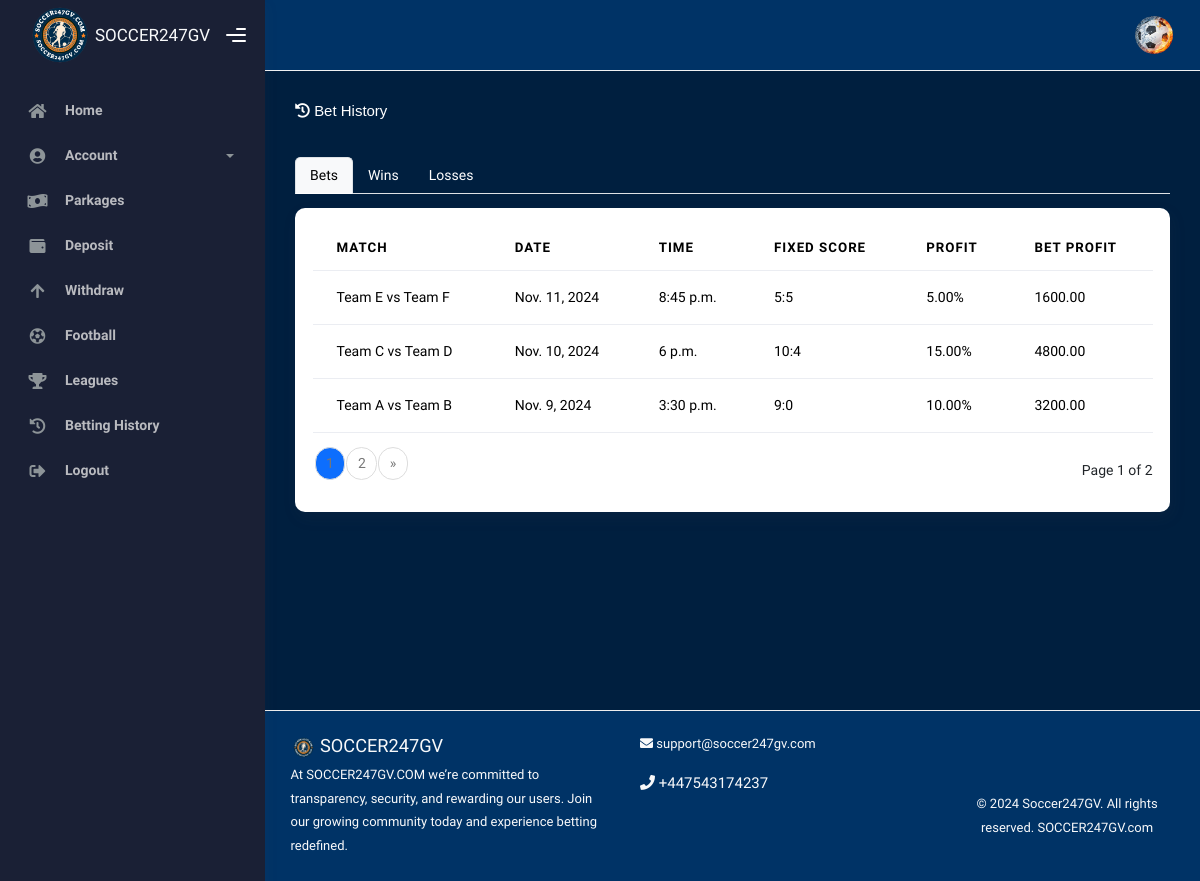
Before: /bet_history/ (signed in) with the older database file.
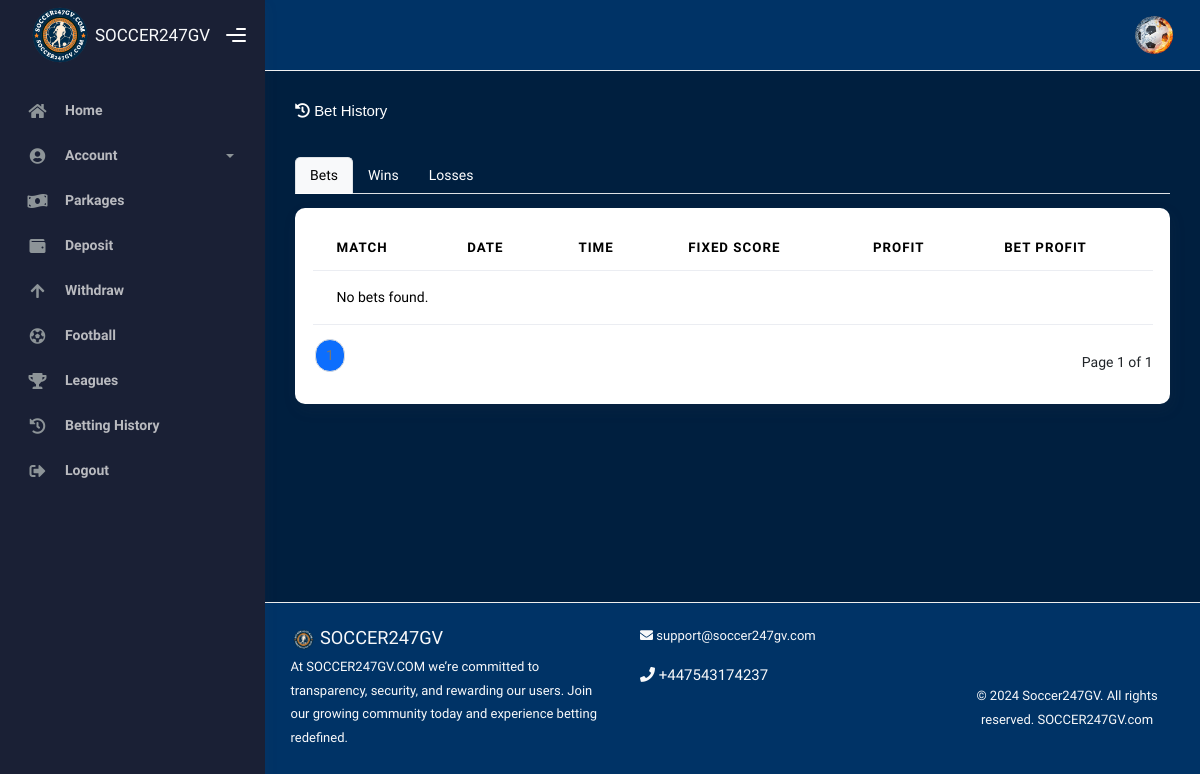
After: the same page with the newer database file.
### accounts/models.py (models this page shows, shortened)
class BetHistory(models.Model):
    user = models.ForeignKey(settings.AUTH_USER_MODEL, on_delete=models.CASCADE)  # Use the custom user model
    match = models.CharField(max_length=255)
    date = models.DateField()  # The date of the match
    time = models.TimeField()  # The time of the match
    fixed_score = models.CharField(max_length=10)  # e.g., "2 - 0"
    profit_percentage = models.DecimalField(max_digits=5, decimal_places=2)  # e.g., 5.00
    bet_amount = models.DecimalField(max_digits=10, decimal_places=2)  # e.g., 100.00
    placed_at = models.DateTimeField(auto_now_add=True)  # Automatically set the date/time when the bet is placed

### Soccer_app/views.py (the view)
# urls.py: path('bet_history/',views.beting_history,name="bet_history"),
def beting_history(request):
    tab = request.GET.get('tab', 'bets')  # Default to 'bets' if no tab is specified
    bets = BetHistory.objects.filter(user=request.user).order_by('-date')
    wins = bets.filter(profit_percentage__gt=0).order_by('-date')
    losses = bets.filter(profit_percentage__lte=0).order_by('-date')
    bets_paginator = Paginator(bets, 3)
    wins_paginator = Paginator(wins, 3)
    losses_paginator = Paginator(losses, 3)
    page_number = request.GET.get('page', 1)
    if tab == 'wins':
        page = wins_paginator.get_page(page_number)
    elif tab == 'losses':
        page = losses_paginator.get_page(page_number)
    else:
        page = bets_paginator.get_page(page_number)
    context = {
        'bets': bets_paginator.get_page(page_number),
        'wins': wins_paginator.get_page(page_number),
        'losses': losses_paginator.get_page(page_number),
        'current_tab': tab,  # Pass the current tab to the context
        'page': page,        # Pass the current page data
    }
    return render(request, 'home/beting_history.html', context)

### Soccer_app/templates/home/beting_history.html (shortened to what this page needs)
{% extends 'core/base/base.html' %}
{% load static %}
{% block contents %}
  <div class="page-inner mb-5 pb-5">
    <div class="d-flex align-items-left align-items-md-center flex-column flex-md-row pt-2 pb-4">
      <div>
        <h6 style="font-family: Verdana, Geneva, Tahoma, sans-serif; color: white;" class="mb-3"><i class="fas fa-history"></i> Bet History</h6>
      </div>
    </div>
    <div class="container-fluid mb-5 pb-5 p-0">
      <ul class="nav nav-tabs" id="matchTabs" role="tablist">
        <li class="nav-item" role="presentation">
          <a class="nav-link active" id="bets-tab" data-bs-toggle="tab" href="#bets" role="tab" aria-controls="bets" aria-selected="true">Bets</a>
        </li>
        <li class="nav-item" role="presentation">
          <a class="nav-link" id="wins-tab" data-bs-toggle="tab" href="#wins" role="tab" aria-controls="wins" aria-selected="false">Wins</a>
        </li>
        <li class="nav-item" role="presentation">
          <a class="nav-link" id="losses-tab" data-bs-toggle="tab" href="#losses" role="tab" aria-controls="losses" aria-selected="false">Losses</a>
        </li>
      </ul>
      <div class="tab-content mt-3" id="matchTabsContent">
        <div class="tab-pane fade show active" id="bets" role="tabpanel" aria-labelledby="bets-tab">
          <div class="card">
            <div class="card-body">
              <div class="table-responsive">
                <table class="table table-hover" style="background-color: white;">
                  <thead>
                    <tr>
                      <th>Match</th>
                      <th>Date</th>
                      <th>Time</th>
                      <th>Fixed Score</th>
                      <th>Profit</th>
                      <th>Bet Profit</th>
                    </tr>
                  </thead>
                  <tbody>
                    {% for bet in bets %}
                      <tr>
                        <td>{{ bet.match }}</td>
                        <td>{{ bet.date }}</td>
                        <td>{{ bet.time }}</td>
                        <td>{{ bet.fixed_score }}</td>
                        <td>{{ bet.profit_percentage }}%</td>
                        <td>{{ bet.bet_amount }}</td>
                      </tr>
                    {% empty %}
                      <tr>
                        <td colspan="6">No bets found.</td>
                      </tr>
                    {% endfor %}
                  </tbody>
                </table>
                <div class="d-flex justify-content-between align-items-center mt-3">
                  <nav aria-label="Page navigation">
                    <ul class="pagination">
                      {% for num in bets.paginator.page_range %}
                        {% if bets.number == num %}
                          <li class="page-item active" aria-current="page">
                            <span class="page-link">{{ num }}</span>
                          </li>
                        {% else %}
                          <li class="page-item">
                            <a class="page-link" href="?tab=bets&page={{ num }}">{{ num }}</a>
                          </li>
                        {% endif %}
                      {% endfor %}
                      {% if bets.has_next %}
                        <li class="page-item">
                          <a class="page-link" href="?tab=bets&page={{ bets.next_page_number }}" aria-label="Next"><span aria-hidden="true">&raquo;</span></a>
                        </li>
                      {% endif %}
                    </ul>
                  </nav>
                  <span>Page {{ bets.number }} of {{ bets.paginator.num_pages }}</span>
                </div>
              </div>
            </div>
          </div>
        </div>
      </div>
    </div>
  </div>
{% endblock %}

Changed rows visible on the page:
removed BetHistory: match "Team E vs Team F", date "Nov. 11, 2024", time "8:45 p.m.", fixed_score "5:5", profit_percentage "5.00", bet_amount "1600.00"
removed BetHistory: match "Team C vs Team D", date "Nov. 10, 2024", time "6 p.m.", fixed_score "10:4", profit_percentage "15.00", bet_amount "4800.00"
removed BetHistory: match "Team A vs Team B", date "Nov. 9, 2024", time "3:30 p.m.", fixed_score "9:0", profit_percentage "10.00", bet_amount "3200.00"
Other visible differences:
{{ bets.paginator.num_pages }}: "2" → "1"
text now shown: "No bets found."
list line gone: "2"
